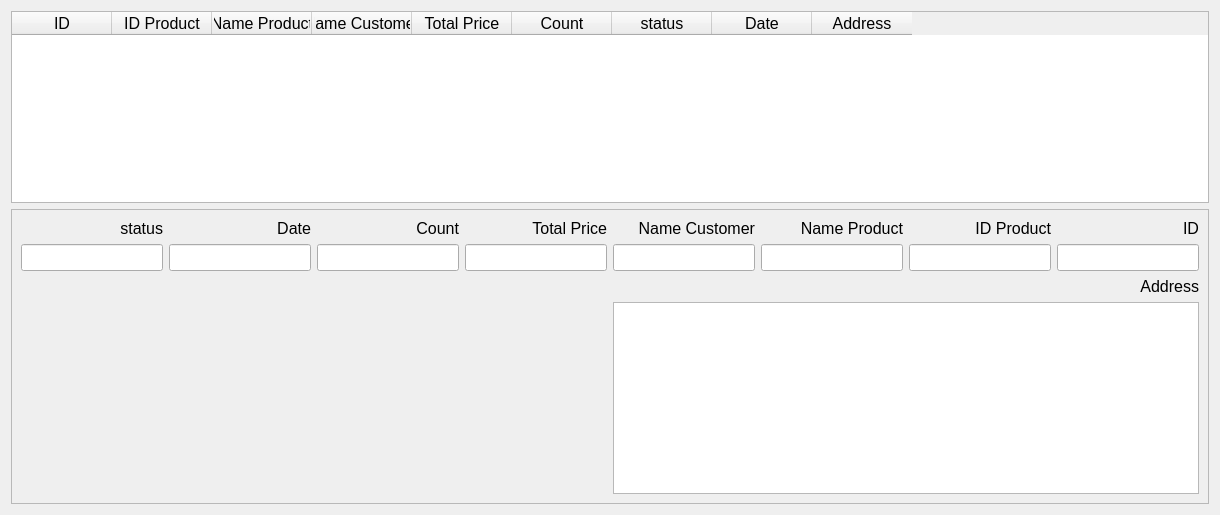
     <widget class="QWidget" name="tab_2">
      <attribute name="title">
       <string>Orders</string>
      </attribute>
      <layout class="QVBoxLayout" name="verticalLayout_5">
       <item>
        <widget class="QTableWidget" name="tableWidget_2">
         <property name="font">
          <font>
           <pointsize>12</pointsize>
          </font>
         </property>
         <column>
          <property name="text">
           <string>ID</string>
          </property>
         </column>
         <column>
          <property name="text">
           <string>ID Product</string>
          </property>
         </column>
         <column>
          <property name="text">
           <string>Name Product</string>
          </property>
         </column>
         <column>
          <property name="text">
           <string>Name Customer</string>
          </property>
         </column>
         <column>
          <property name="text">
           <string>Total Price</string>
          </property>
         </column>
         <column>
          <property name="text">
           <string>Count</string>
          </property>
         </column>
         <column>
          <property name="text">
           <string>status</string>
          </property>
         </column>
         <column>
          <property name="text">
           <string>Date</string>
          </property>
         </column>
         <column>
          <property name="text">
           <string>Address</string>
          </property>
         </column>
        </widget>
       </item>
       <item>
        <widget class="QFrame" name="frame_5">
         <property name="font">
          <font>
           <pointsize>12</pointsize>
          </font>
         </property>
         <property name="frameShape">
          <enum>QFrame::StyledPanel</enum>
         </property>
         <property name="frameShadow">
          <enum>QFrame::Raised</enum>
         </property>
         <layout class="QGridLayout" name="gridLayout_2">
          <item row="1" column="6">
           <widget class="QLineEdit" name="lineEdit_8">
            <property name="font">
             <font>
              <pointsize>12</pointsize>
             </font>
            </property>
           </widget>
          </item>
          <item row="0" column="3">
           <widget class="QLabel" name="label_12">
            <property name="font">
             <font>
              <pointsize>12</pointsize>
             </font>
            </property>
            <property name="text">
             <string>Count</string>
            </property>
            <property name="alignment">
             <set>Qt::AlignRight|Qt::AlignTrailing|Qt::AlignVCenter</set>
            </property>
           </widget>
          </item>
          <item row="0" column="0">
           <widget class="QLabel" name="label_15">
            <property name="font">
             <font>
              <pointsize>12</pointsize>
             </font>
            </property>
            <property name="text">
             <string>status</string>
            </property>
            <property name="alignment">
             <set>Qt::AlignRight|Qt::AlignTrailing|Qt::AlignVCenter</set>
            </property>
           </widget>
          </item>
          <item row="1" column="3">
           <widget class="QLineEdit" name="lineEdit_11">
            <property name="font">
             <font>
              <pointsize>12</pointsize>
             </font>
            </property>
           </widget>
          </item>
          <item row="0" column="5">
           <widget class="QLabel" name="label_10">
            <property name="font">
             <font>
              <pointsize>12</pointsize>
             </font>
            </property>
            <property name="text">
             <string>Name Customer</string>
            </property>
            <property name="alignment">
             <set>Qt::AlignRight|Qt::AlignTrailing|Qt::AlignVCenter</set>
            </property>
           </widget>
          </item>
          <item row="4" column="5" colspan="4">
           <widget class="QTextEdit" name="textEdit">
            <property name="font">
             <font>
              <pointsize>12</pointsize>
             </font>
            </property>
           </widget>
          </item>
          <item row="0" column="4">
           <widget class="QLabel" name="label_11">
            <property name="font">
             <font>
              <pointsize>12</pointsize>
             </font>
            </property>
            <property name="text">
             <string>Total Price</string>
            </property>
            <property name="alignment">
             <set>Qt::AlignRight|Qt::AlignTrailing|Qt::AlignVCenter</set>
            </property>
           </widget>
          </item>
          <item row="1" column="7">
           <widget class="QLineEdit" name="lineEdit_7">
            <property name="font">
             <font>
              <pointsize>12</pointsize>
             </font>
            </property>
           </widget>
          </item>
          <item row="1" column="4">
           <widget class="QLineEdit" name="lineEdit_10">
            <property name="font">
             <font>
              <pointsize>12</pointsize>
             </font>
            </property>
           </widget>
          </item>
          <item row="0" column="8">
           <widget class="QLabel" name="label_7">
            <property name="font">
             <font>
              <pointsize>12</pointsize>
             </font>
            </property>
            <property name="text">
             <string>ID</string>
            </property>
            <property name="alignment">
             <set>Qt::AlignRight|Qt::AlignTrailing|Qt::AlignVCenter</set>
            </property>
           </widget>
          </item>
          <item row="3" column="8">
           <widget class="QLabel" name="label_13">
            <property name="font">
             <font>
              <pointsize>12</pointsize>
             </font>
            </property>
            <property name="text">
             <string>Address</string>
            </property>
            <property name="alignment">
             <set>Qt::AlignRight|Qt::AlignTrailing|Qt::AlignVCenter</set>
            </property>
           </widget>
          </item>
          <item row="1" column="1">
           <widget class="QLineEdit" name="lineEdit_13">
            <property name="font">
             <font>
              <pointsize>12</pointsize>
             </font>
            </property>
           </widget>
          </item>
          <item row="0" column="6">
           <widget class="QLabel" name="label_9">
            <property name="font">
             <font>
              <pointsize>12</pointsize>
             </font>
            </property>
            <property name="text">
             <string>Name Product</string>
            </property>
            <property name="alignment">
             <set>Qt::AlignRight|Qt::AlignTrailing|Qt::AlignVCenter</set>
            </property>
           </widget>
          </item>
          <item row="0" column="1">
           <widget class="QLabel" name="label_14">
            <property name="font">
             <font>
              <pointsize>12</pointsize>
             </font>
            </property>
            <property name="text">
             <string>Date</string>
            </property>
            <property name="alignment">
             <set>Qt::AlignRight|Qt::AlignTrailing|Qt::AlignVCenter</set>
            </property>
           </widget>
          </item>
          <item row="0" column="7">
           <widget class="QLabel" name="label_8">
            <property name="font">
             <font>
              <pointsize>12</pointsize>
             </font>
            </property>
            <property name="text">
             <string>ID Product</string>
            </property>
            <property name="alignment">
             <set>Qt::AlignRight|Qt::AlignTrailing|Qt::AlignVCenter</set>
            </property>
           </widget>
          </item>
          <item row="1" column="0">
           <widget class="QLineEdit" name="lineEdit_12">
            <property name="font">
             <font>
              <pointsize>12</pointsize>
             </font>
            </property>
           </widget>
          </item>
          <item row="1" column="5">
           <widget class="QLineEdit" name="lineEdit_9">
            <property name="font">
             <font>
              <pointsize>12</pointsize>
             </font>
            </property>
           </widget>
          </item>
          <item row="1" column="8">
           <widget class="QLineEdit" name="lineEdit_6">
            <property name="font">
             <font>
              <pointsize>12</pointsize>
             </font>
            </property>
           </widget>
          </item>
         </layout>
        </widget>
       </item>
      </layout>
     </widget>
